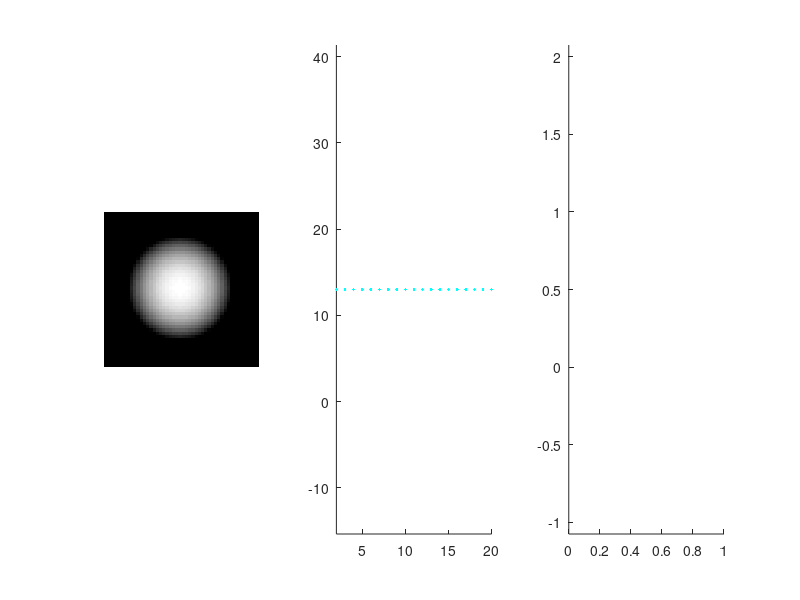

Write MATLAB code to recreate this figure. (Note: this script raises an error after producing the figure.)
% Test algorithm from nishdate 2011 on luneberg lens

%%%to do:

%step size tends to decay rapidly...
    %still not exactly sure about step size  
    
%RK4 and RKF45 method seem to give similar accuracy    
    
%look for easy speed ups
    %when runing final RK5 method gradient does not need to be recomputed (?), huge save

%close all; 
clear;    
    
radius = 1;
step_size = 0.0625; 

%create luneburg lens
vol_size = 3*radius/step_size;
lens_volume = ones(vol_size,vol_size,vol_size);

for i = 1:vol_size
    for j = 1:vol_size
        for k = 1:vol_size
            x = (i-vol_size/2)*step_size;
            y = (j-vol_size/2)*step_size;
            z = (k-vol_size/2)*step_size;
            r = sqrt(x^2+y^2+z^2);
            
            if r < radius
                lens_volume(i,j,k) = sqrt(2-(r/radius)^2);
            end
        end
    end
end

% create fiber
%%% note fully implement
% fiber_length = 10;
% 
% vol_size = 3*radius/step_size;
% lens_volume = ones(ceil([vol_size vol_size fiber_length*1.5/step_size]));
% 
% for i = 1:vol_size
%     for j = 1:vol_size
%        
%         x = (i-vol_size/2)*step_size;
%         y = (j-vol_size/2)*step_size;
%         r = sqrt(x^2+y^2);
% 
%         if r < radius
%             lens_volume(i,j,:) = sqrt(2.5-(r/radius)^2);
%         end
%     end
% end

[temp_x, temp_y, temp_z] = meshgrid(1:vol_size, 1:vol_size, 1:vol_size);
vol_inds = sub2ind([vol_size, vol_size, vol_size], temp_x(:), temp_y(:), temp_z(:));
vol_coords = ([temp_x(:), temp_y(:), temp_z(:)]-vol_size/2)*step_size;
%just keep points in lens
temp_inds = find(sqrt(vol_coords(:,1).^2 + vol_coords(:,2).^2 + vol_coords(:,3).^2) < radius);
vol_inds = vol_inds(temp_inds);
vol_coords = vol_coords(temp_inds,:);

%set up initial rays.
temp_p = (0.5*radius/step_size+5):5:(2.5*radius/step_size-5);
[temp_y, temp_z] = meshgrid(temp_p, temp_p);
ray_origins = [ones(numel(temp_y),1), temp_y(:), temp_z(:)]'; %3xn 

%trace rays by stepping across
figure; 
subplot(1,3,1);
imshow((lens_volume(:,:,vol_size/2)-1)/(max(lens_volume(:))-1));

subplot(1,3,2);
hold on; axis equal

subplot(1,3,3);
hold on; axis equal

%trace through
interp_type = 3;

for i = 1:size(ray_origins,2)
    %plot3(ray_origins(1,i), ray_origins(2,i), ray_origins(3,i),'.b');
    
    initial_ray_T = [1, 0, 0]'; %3x1 : ray will move from left to right
    ray_X = ray_origins(:,i);
    
    in_graded = 0;
    go = 1;
    delta_t = 0.001;
    
    while go
        if ~in_graded; ray_X = ray_X + initial_ray_T; end
        
        if sqrt((ray_X(1)-vol_size/2)^2+(ray_X(2)-vol_size/2)^2+(ray_X(3)-vol_size/2)^2)*step_size < radius
            
            if ~in_graded
                %%% Strictly speaking should test continuously as no interface to sphere
                
                %entry to graded
                in_graded = 1;
                ray_x_back = ray_X-initial_ray_T; %step back one
                
                %find intersection of sphere geometrically
                    %from https://www.scratchapixel.com/lessons/3d-basic-rendering/minimal-ray-tracer-rendering-simple-shapes/ray-sphere-intersection
                O = (ray_x_back - vol_size/2)*step_size;
                C = 0; L = C - O;
                t_ca = dot(L,initial_ray_T);
                d = sqrt(dot(L,L)-t_ca^2);
                t_hc = sqrt(radius^2-d^2);
                t_0 = t_ca - t_hc;
                
                X = O+initial_ray_T*t_0; %3x1 coordinates
                T = initial_ray_T; %3x1 vector
                
                % could calculate refraction as usual, but does not occur as grading starts from 1
                %surface_normal = ray_X - vol_size/2; surface_normal = surface_normal/norm(surface_normal);
            end

            X0 = X;
            T0 = T;
            
            [X, T, delta_t] = ray_interpolation(interp_type, X0, T0, delta_t, vol_coords, vol_inds, lens_volume);

            if sqrt(X(1)^2+X(2)^2+X(3)^2) > radius
                %ray has exited lens on this step, need to iterate close to surface as in nishidate 2011 paper
                delta_t0 = delta_t;
                rad_current = sqrt(X(1)^2+X(2)^2+X(3)^2); %always larger outbound
                rad_back = sqrt(X0(1)^2+X0(2)^2+X0(3)^2);
                lambda0 = (rad_current-radius)/(rad_current-rad_back);
                
                epsilon = sqrt(1.49e-8); %error term, suggest using sqrt of machine precision
                %for matlab sqrt(2.2204e-16), for paper sqrt(1.49e-8)
                
                its = 1;
                r_init = (1-sqrt(X(1)^2+X(2)^2+X(3)^2))*10^6;
                         
                %run loop until ray is barely moving forward
                % As algorithm 1 from paper
                while delta_t0*norm(T0) > epsilon && abs(lambda0-1) > 10^-3 % & lambda0 > 10^-3
                    SF = 1; %A from paper - saftey factor
                    
                    if lambda0 < 10^-3
                       T = T0; %%% included in loop on paper.
                       warning('Not sure on this');
                       break
                    end
                    
                    %this loop steps back from overshoot
                    while sqrt(X(1)^2+X(2)^2+X(3)^2) > radius
                        T = T0; %idea is that we keep using start vector, even though this isn't used...
                        
                        if (SF >= 0.1)
                           SF = SF - 0.1; 
                        else
                           SF = 0.1*SF;
                        end
                        
                        delta_t = SF*lambda0*delta_t0;
                        
                        %%% step ray forward with RK5 with fixed step
                        [X, T] = ray_interpolation(4, X0, T0, delta_t, vol_coords, vol_inds, lens_volume);
                    end
                    
                    delta_t = (1-SF)*lambda0*delta_t0;
                    
                    %this loop steps forward to find new contact position from position just before overshoot.
                    while sqrt(X(1)^2+X(2)^2+X(3)^2) < radius
                        X0 = X; %think this is the case, we are stepping forward
                        T0 = T;
                        
                        [X, T] = ray_interpolation(4, X0, T0, delta_t, vol_coords, vol_inds, lens_volume);
                    end
                    
                    %update parameters for next loop
                    rad_current = sqrt(X(1)^2+X(2)^2+X(3)^2); %always larger outbound
                    rad_back = sqrt(X0(1)^2+X0(2)^2+X0(3)^2);
                    lambda0 = (rad_current-radius)/(rad_current-rad_back);
                
                    delta_t0 = delta_t;
                    
                    its = its + 1;
                end
                
                in_graded = 0;
                initial_ray_T = T;
                
                subplot(1,3,3);
                plot(X(2)*10^6, X(3)*10^6,'xr');
                
                r_end = (1-sqrt(X(1)^2+X(2)^2+X(3)^2))*10^6;
                [its-1 r_init r_end]
            end
            
            
            ray_X = X/step_size + vol_size/2;
        end
        
        subplot(1,3,2);
        if in_graded
            plot3(ray_X(1), ray_X(2), ray_X(3),'.b');
        else
            plot3(ray_X(1), ray_X(2), ray_X(3),'.c');
        end
        
        if any(ray_X > vol_size)
           go = 0; 
        end
    end
    pause(0.01)
end
subplot(1,3,1);
title('Luneberg lens r = 1mm n = 1-1.41')

subplot(1,3,2);
TR = SubdivideSphericalMesh(IcosahedronMesh,2);
sphereCords = TR.X*radius/step_size+vol_size/2;
plot3(sphereCords(:,1), sphereCords(:,2), sphereCords(:,3), '.r')
axis off

subplot(1,3,3);
ylim([-50 50]); xlim([-50 50]);
title('spot diagram (nm)')

function [X, T, new_delta_t] = ray_interpolation(type, X0, T0, delta_t, vol_coords, vol_inds, lens_volume)

    if type == 1
        % RK from Sharma - uses some abbreviations... is be forth order?
        A = delta_t*numerical_dT_dt(X0, vol_coords, vol_inds, lens_volume); %3x1
        B = delta_t*numerical_dT_dt(X0+delta_t/2*T0+delta_t/8*A, vol_coords, vol_inds, lens_volume); %3x1
        C = delta_t*numerical_dT_dt(X0+delta_t*T0+delta_t/2*B, vol_coords, vol_inds, lens_volume); %3x1

        X = X0 + delta_t*(T0+(A+2*B)/6);
        T = T0 + (A+4*B+C)/6;
        
        new_delta_t = delta_t;
        
    elseif type == 2
        % RK4 standard - works as Sharma (but not exactly the same???)
        % general description from Meggit and wiki is a confusing
        % explicit method on wiki and second-order eqn w/ Simpson's rule from Scaraborough - Numerical Mathmatical Analysis p 382 (ref- from Sharma) are helpful
            % can also derive w/ first order simultaneous eqns?
            % gives very similar results to first order eqns (0 1/2 1/2 1) instead of (0 1/8 1/8 1/2)
        k1 = delta_t*numerical_dT_dt(X0, vol_coords, vol_inds, lens_volume); 
        k2 = delta_t*numerical_dT_dt(X0+delta_t*T0/2    +delta_t*k1/8, vol_coords, vol_inds, lens_volume);
        k3 = delta_t*numerical_dT_dt(X0+delta_t*T0/2    +delta_t*k2/8, vol_coords, vol_inds, lens_volume);
        k4 = delta_t*numerical_dT_dt(X0+delta_t*T0      +delta_t*k3/2, vol_coords, vol_inds, lens_volume);
        X = X0 + delta_t*(T0+(k1 + k2 + k3)/6); %b coeffs should add to 0.5
        T = T0 + (k1+2*(k2+k3)+k4)/6; %b coeffs should add to 1
        
        new_delta_t = delta_t;
        
    elseif type == 3
        % RKF45 from Nishidate 2011 paper with variable step size 
        % using coeffs from Table 1
        
        %%% Should include include Ci to change delta T? DT_dt not function of T...
        %%% %%% Note, should modify as in anisotropic code...
            %%% Test difference.
        
        error('Modify x off set as in anisotropic code')    
            
        k1 = delta_t*numerical_dT_dt(X0, vol_coords, vol_inds, lens_volume); 
        k2 = delta_t*numerical_dT_dt(X0+delta_t*T0/4        +delta_t*(k1/4), vol_coords, vol_inds, lens_volume); 
        k3 = delta_t*numerical_dT_dt(X0+delta_t*T0*3/8      +delta_t*(k1*3/32 +k2*9/32), vol_coords, vol_inds, lens_volume); 
        k4 = delta_t*numerical_dT_dt(X0+delta_t*T0*12/13    +delta_t*(k1*1932/2197 +k2*-7200/2197 +k3*7296/2197), vol_coords, vol_inds, lens_volume); 
        k5 = delta_t*numerical_dT_dt(X0+delta_t*T0          +delta_t*(k1*439/216 +k2*-8 +k3*3680/513 +k4*-845/4104), vol_coords, vol_inds, lens_volume); 
        k6 = delta_t*numerical_dT_dt(X0+delta_t*T0/2        +delta_t*(k1*-8/27 +k2*2 +k3*-3544/2565 +k4*1859/4104 +k5*-11/40), vol_coords, vol_inds, lens_volume); 
        
        T_4th = T0 +k1*25/216 +k3*1408/2565 +k4*2197/4104 + k5*-1/5;
        T_5th = T0 +k1*16/135 +k3*6656/12825 +k4*28561/56430 +k5*-9/50 +k6*2/55; %these coeffs should sum to 1
        
        % from Upgrading Runge-Kutta-Fehlberg Method (RKFM) for Second Order Ordinary Differential Equations (note error in 5th order coeffs)
                % in same manner as Scaraborough
        % 4th order coeffs
        k1C = 1408/2565*3/32 + 2197/4104*1932/2197 + -1/5*439/216;
        %k2C = 1408/2565*9/32 + 2197/4104*-7200/2197 + -1/5*-8 %close to zero
        k3C = 2197/4104*7296/2197 + -1/5*3680/513;
        k4C = -1/5*-845/4104;
        X_4th = X0 + delta_t*(T0+(k1*k1C + k3*k3C + k4*k4C));
        
        %5th order coeffs
        k1C = 6656/12825*3/32 + 28561/56430*1932/2197 + -9/50*439/216 + 2/55*-8/27;
        %k2C = 6656/12825*9/32 + 28561/56430*-7200/2197 + -9/50*-8 + 2/55*2 %close to zero
        k3C = 28561/56430*7296/2197 + -9/50*3680/513 + 2/55*-3544/2565;
        k4C = -9/50*-845/4104 + 2/55*1859/4104;
        k5C = 2/55*-11/40; 
        X_5th = X0 + delta_t*(T0+(k1*k1C + k3*k3C + k4*k4C + k5*k5C)); %these coeffs should sum to 0.5
        
        % Get error - normalize position terms to meters
        % As eqn 16
        er = max(abs([((X_5th')-(X_4th'))*10^3 T_5th'-T_4th']))/10^-12;
            
        %limit increase, if er goes to zero, will scale to inf.
         if er < 0.01
           er = 0.01; 
         end

        %lower bound (0.6 or 0.8 ???) should be scaled reltive to saftey factor (0.9)
            %so step does not decrease if it should increase
        if er < 0.8 | er > 1
           % As eqn 17
           new_delta_t = 0.9*delta_t*er^0.2;
           % had er inverted - why?
           %new_delta_t = 0.9*delta_t/er^0.2;
        else
           new_delta_t = delta_t; 
        end
        
        if isinf(new_delta_t) | isnan(er)
           error('Problem!') 
        end
        
        T = T_5th;
        X = X_5th;
        
    elseif type == 4
        %RK5 from Nishidate 2011 paper with fixed stepsize
        % using coeffs from table 5
        k1 = delta_t*numerical_dT_dt(X0, vol_coords, vol_inds, lens_volume); 
        k2 = delta_t*numerical_dT_dt(X0+delta_t*T0/4        +delta_t*(k1/4), vol_coords, vol_inds, lens_volume); 
        k3 = delta_t*numerical_dT_dt(X0+delta_t*T0*3/8      +delta_t*(k1*3/32 +k2*9/32), vol_coords, vol_inds, lens_volume); 
        k4 = delta_t*numerical_dT_dt(X0+delta_t*T0*12/13    +delta_t*(k1*1932/2197 +k2*-7200/2197 +k3*7296/2197), vol_coords, vol_inds, lens_volume); 
        k5 = delta_t*numerical_dT_dt(X0+delta_t*T0          +delta_t*(k1*439/216 +k2*-8 +k3*3680/513 +k4*-845/4104), vol_coords, vol_inds, lens_volume); 
        k6 = delta_t*numerical_dT_dt(X0+delta_t*T0/2        +delta_t*(k1*-8/27 +k2*2 +k3*-3544/2565 +k4*1859/4104 +k5*-11/40), vol_coords, vol_inds, lens_volume); 
        
        T = T0 +k1*16/135 +k3*6656/12825 +k4*28561/56430 +k5*-9/50 +k6*2/55; %these b coeffs should sum to 1
        
        %5th order coeffs
        k1C = 6656/12825*3/32 + 28561/56430*1932/2197 + -9/50*439/216 + 2/55*-8/27;
        %k2C = 6656/12825*9/32 + 28561/56430*-7200/2197 + -9/50*-8 + 2/55*2 %close to zero
        k3C = 28561/56430*7296/2197 + -9/50*3680/513 + 2/55*-3544/2565;
        k4C = -9/50*-845/4104 + 2/55*1859/4104;
        k5C = 2/55*-11/40; 
        X = X0 + delta_t*(T0+(k1*k1C + k3*k3C + k4*k4C + k5*k5C)); %these be coeffs should sum to 0.5
        
        new_delta_t = delta_t;
    else
        error('Type not coded')
    end
end    

function [dT_dt, n_of_X, dn_partial_dX] = numerical_dT_dt(X, vol_coords, vol_inds, lens_volume)
        % get change in ray vector based on change in refractive index and derivative as in nishidate 2011 paper
        
        % take sampling points first
        [sampling_inds, sampling_coords, point_dists] = getsamplingpoints(vol_coords, X);
        
        n_of_s = lens_volume(vol_inds(sampling_inds)); %nx1 vector of refractive indices at sampling points

        % As eqn 8
        W_of_X = zeros(size(sampling_coords,1), size(sampling_coords,1)); %nxn : diagonal matrix of weights per sampling point
        
        for i = 1:size(sampling_coords,1)
            %distance to sampling point
            d = point_dists(i);

            %As eqn 11, quartic spline weighting function
            W_of_X(i,i) = 1-6*d^2+8*d^3-3*d^4;
        end

        % As eqn 7
        P_of_X = zeros(size(sampling_coords,1),20); %nx20 : basis vector per sampling point
        
        for i = 1:size(sampling_coords,1)
            %place basis function for each sampling point

            P_of_X(i,:) = calculatetricubicbasis(sampling_coords(i,1), sampling_coords(i,2), sampling_coords(i,3))';
        end

        % As eqn 5
        M_of_X = P_of_X'*W_of_X*P_of_X; %20x20
        
        % As eqn 6
        N_of_X = P_of_X'*W_of_X; %20xn
        
        % Solve eqn 4
        a_of_X = M_of_X\(N_of_X*n_of_s); %20x1 : solves M*A=N*n for a, where N*n is 20x1

        [p_of_X, dp_partial_dX] = calculatetricubicbasis(X(1), X(2), X(3)); %20x1 and 20x3
        
        % As eqn 3
        n_of_X = p_of_X'*a_of_X; %1x1 : refractive index 
        
        % As eqn 9
        dn_partial_dX = dp_partial_dX'*a_of_X; %3x1 : spatial gradient of refractive index
        
        % As eqn 2
        dT_dt = n_of_X*dn_partial_dX; %3x1 vector
end